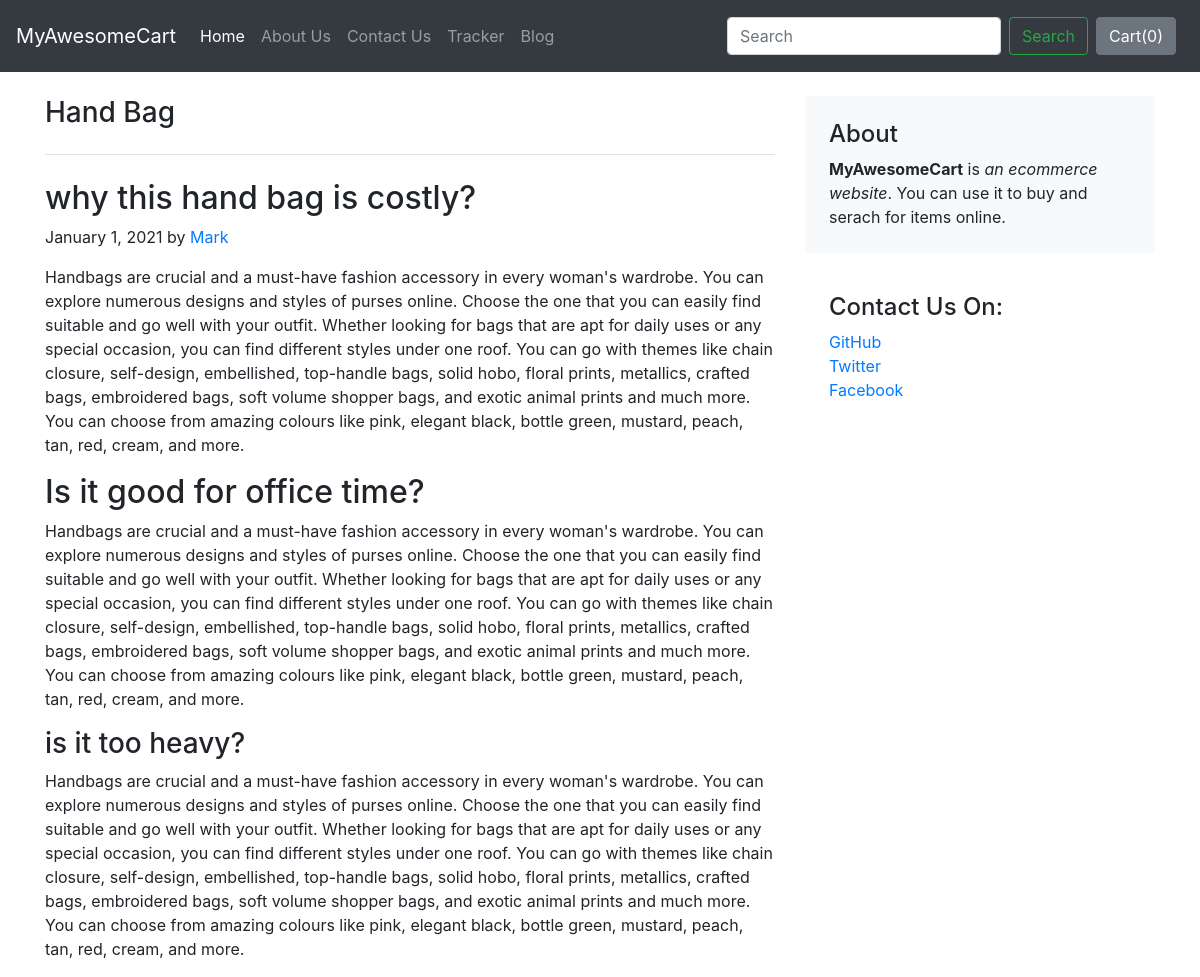
The page /blog/blogpost/1 on the database its author committed.
### blog/models.py (models this page shows)
class Blogpost(models.Model):
    def __str__(self):
        return self.title
    post_id = models.AutoField(primary_key=True)
    title = models.CharField(max_length=500,default="")
    head1  = models.CharField(max_length=500,default="")
    chead1  = models.CharField(max_length=5000,default="")
    head2 = models.CharField(max_length=500,default="")
    chead2 = models.CharField(max_length=5000,default="")
    head3 = models.CharField(max_length=500,default="")
    chead3 = models.CharField(max_length=5000,default="")
    pub_date = models.DateField()
    thumbnail = models.ImageField(upload_to="shop/image",default="")

### blog/views.py (the view)
# urls.py: path('blogpost/<int:id>',views.blogpost,name="blogPost"),
def blogpost(request,id):
    post = Blogpost.objects.filter(post_id=id)[0]
    print(post)
    return render(request,'blog/blogpost.html',{'post':post})

### blog/templates/blog/blogpost.html
{% extends "blog/base.html" %}
{% block body %}
<div class="container">
    <div class="row g-5 mt-4">
        <div class="col-md-8">
          <h3 class="pb-4 mb-4 fst-italic border-bottom">
           {{post.title}}
          </h3>
          <article class="blog-post">
            <h2 class="blog-post-title">{{post.head1}}</h2>
            <p class="blog-post-meta">January 1, 2021 by <a href="#">Mark</a></p>
            <p>{{post.chead1}}</p>
            <h2>{{post.head2}}</h2>
            <p>{{post.chead2}}</p>
            <h3>{{post.head3}}</h3>
            <p>{{post.chead3}}</p>
          </article>
        </div>
        <div class="col-md-4">
          <div class="position-sticky" style="top: 2rem;">
            <div class="p-4 mb-3 bg-light rounded">
              <h4 class="fst-italic">About</h4>
              <p class="mb-0"><b>MyAwesomeCart</b> is <em>an ecommerce website</em>. You can use it to buy and serach for items online.</p>
            </div>
            <div class="p-4">
              <h4 class="fst-italic">Contact Us On:</h4>
              <ol class="list-unstyled">
                <li><a href="#">GitHub</a></li>
                <li><a href="#">Twitter</a></li>
                <li><a href="#">Facebook</a></li>
              </ol>
            </div>
          </div>
        </div>
      </div>
</div>
{% endblock  %}

### rows shown on the page
Blogpost: title "Hand Bag", head1 "why this hand bag is costly?", chead1 "Handbags are crucial and a must-have fashion accessory in every woman's wardrobe. You can explore numerous designs and styles of purses online. Choose the one that you can easily find suitable and go well with your outfit. Whether looking for bags that are apt for daily uses or any special occasion, you can find different styles under one roof. You can go with themes like chain closure, self-design, embellished, top-handle bags, solid hobo, floral prints, metallics, crafted bags, embroidered bags, soft volume shopper bags, and exotic animal prints and much more. You can choose from amazing colours like pink, elegant black, bottle green, mustard, peach, tan, red, cream, and more.", head2 "Is it good for office time?", chead2 "Handbags are crucial and a must-have fashion accessory in every woman's wardrobe. You can explore numerous designs and styles of purses online. Choose the one that you can easily find suitable and go well with your outfit. Whether looking for bags that are apt for daily uses or any special occasion, you can find different styles under one roof. You can go with themes like chain closure, self-design, embellished, top-handle bags, solid hobo, floral prints, metallics, crafted bags, embroidered bags, soft volume shopper bags, and exotic animal prints and much more. You can choose from amazing colours like pink, elegant black, bottle green, mustard, peach, tan, red, cream, and more.", head3 "is it too heavy?", chead3 "Handbags are crucial and a must-have fashion accessory in every woman's wardrobe. You can explore numerous designs and styles of purses online. Choose the one that you can easily find suitable and go well with your outfit. Whether looking for bags that are apt for daily uses or any special occasion, you can find different styles under one roof. You can go with themes like chain closure, self-design, embellished, top-handle bags, solid hobo, floral prints, metallics, crafted bags, embroidered bags, soft volume shopper bags, and exotic animal prints and much more. You can choose from amazing colours like pink, elegant black, bottle green, mustard, peach, tan, red, cream, and more."
